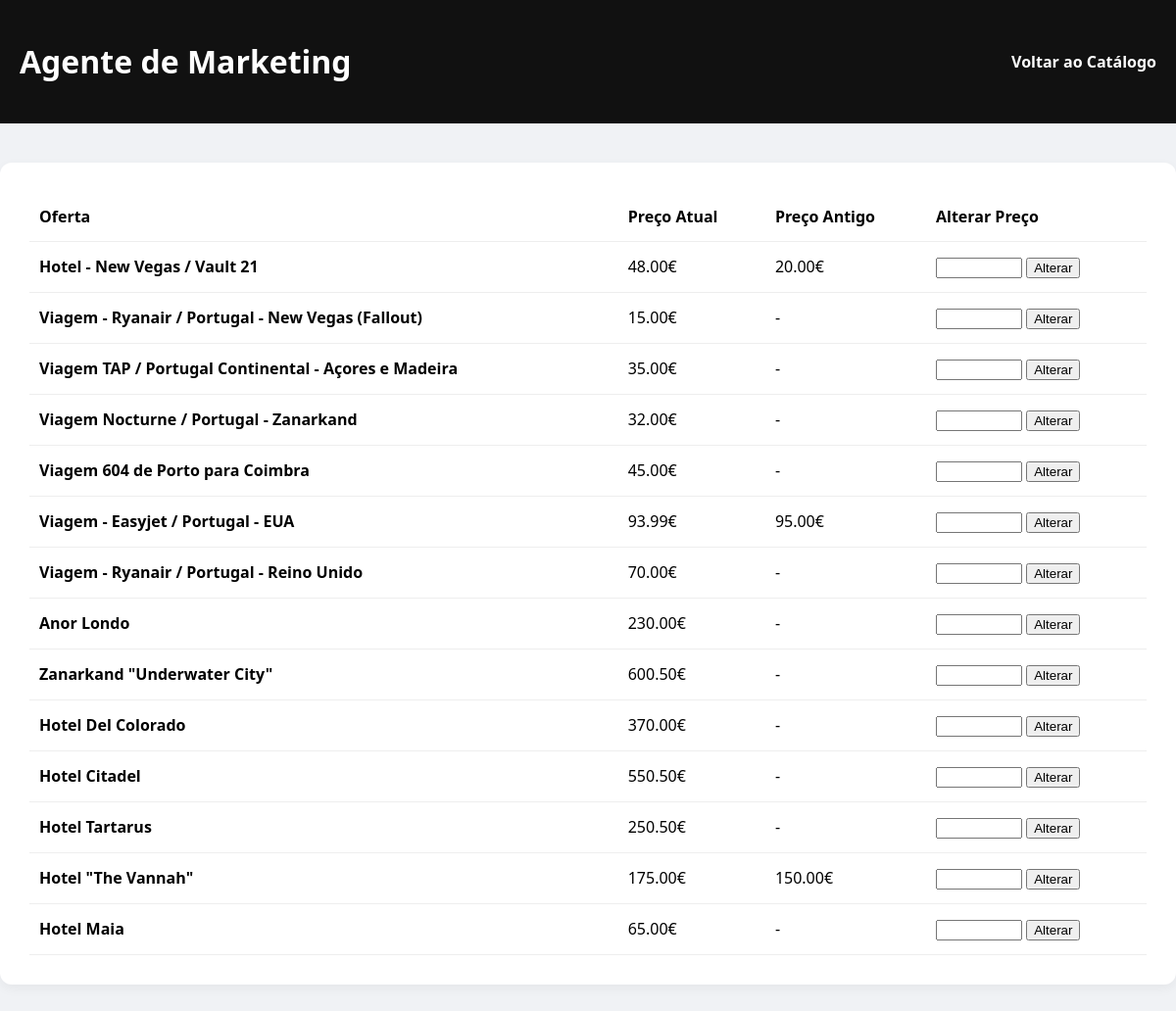
Page /scripts/agentemarketing.php on the committed database.
### tables this page shows
CREATE TABLE ofertas (
    id INTEGER PRIMARY KEY AUTOINCREMENT,
    titulo TEXT NOT NULL,
    descricao TEXT NOT NULL,
    preco REAL NOT NULL,
    preco_antigo REAL
);

### scripts/agentemarketing.php (the view, shortened to what this page needs)
<?php
$db = new PDO("sqlite:" . __DIR__ . "/hshotels.db");
$ofertas = $db->query("SELECT * FROM ofertas ORDER BY id DESC")->fetchAll(PDO::FETCH_ASSOC);
?>
<!DOCTYPE html>
<html lang="pt-PT">
<head>
</head>
<body>
    <div class="header">
        <h1>Agente de Marketing</h1>
        <a href="catalogo.php" style="color: white; text-decoration: none; font-weight: bold;">Voltar ao Catálogo</a>
    </div>
    <div class="container">
        <table>
            <thead>
                <tr>
                    <th>Oferta</th>
                    <th>Preço Atual</th>
                    <th>Preço Antigo</th>
                    <th>Alterar Preço</th>
                </tr>
            </thead>
            <tbody>
                <?php foreach ($ofertas as $o): ?>
                    <tr>
                        <td><strong><?php echo htmlspecialchars($o['titulo']); ?></strong></td>
                        <td><?php echo number_format($o['preco'], 2); ?>€</td>
                        <td><?php echo $o['preco_antigo'] ? number_format($o['preco_antigo'], 2) . "€" : "-"; ?></td>
                        <td>
                            <form method="POST">
                                <input type="number" name="novo_preco" step="0.01" required style="width: 80px;">
                                <button type="submit">Alterar</button>
                            </form>
                        </td>
                    </tr>
                <?php endforeach; ?>
            </tbody>
        </table>
    </div>
</body>
</html>

### scripts/agentemarketing.php (style rules this page uses)
body { font-family: 'Segoe UI', Tahoma, sans-serif; background-color: #f0f2f5; margin: 0; }
.header { background-color: #111; color: #fff; padding: 20px; display: flex; justify-content: space-between; align-items: center; }
.container { max-width: 1200px; margin: 40px auto; padding: 30px; background: #fff; border-radius: 12px; box-shadow: 0 4px 12px rgba(0,0,0,0.05); }
table { width: 100%; border-collapse: collapse; }
th, td { padding: 14px 10px; border-bottom: 1px solid #eee; text-align: left; }

### rows in the picture
ofertas: titulo "Hotel - New Vegas / Vault 21", preco "48.00", preco_antigo "20.00"
ofertas: titulo "Viagem - Ryanair / Portugal - New Vegas (Fallout)", preco "15.00"
ofertas: titulo "Viagem TAP / Portugal Continental - Açores e Madeira", preco "35.00"
ofertas: titulo "Viagem Nocturne / Portugal - Zanarkand", preco "32.00"
ofertas: titulo "Viagem 604 de Porto para Coimbra", preco "45.00"
ofertas: titulo "Viagem - Easyjet / Portugal - EUA", preco "93.99", preco_antigo "95.00"
ofertas: titulo "Viagem - Ryanair / Portugal - Reino Unido", preco "70.00"
ofertas: titulo "Anor Londo", preco "230.00"
ofertas: titulo "Zanarkand \"Underwater City\"", preco "600.50"
ofertas: titulo "Hotel Del Colorado", preco "370.00"
ofertas: titulo "Hotel Citadel", preco "550.50"
ofertas: titulo "Hotel Tartarus", preco "250.50"
ofertas: titulo "Hotel \"The Vannah\"", preco "175.00", preco_antigo "150.00"
ofertas: titulo "Hotel Maia", preco "65.00"
